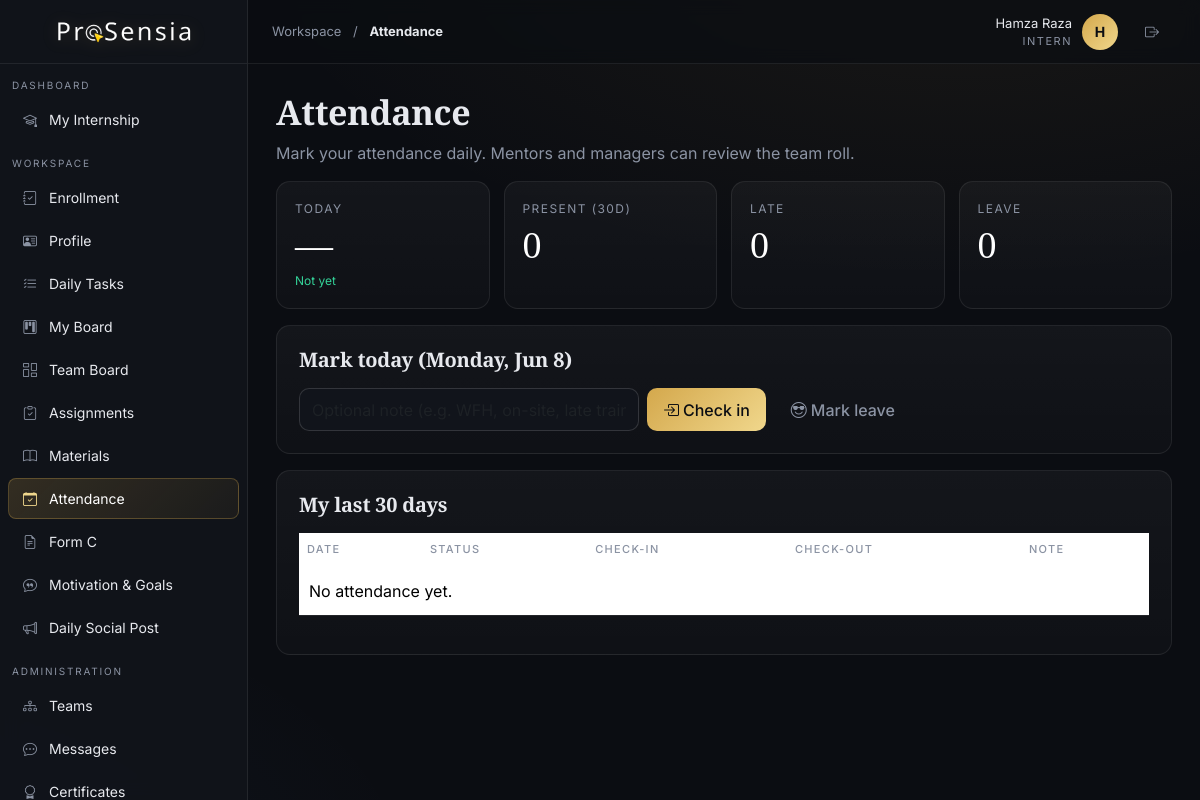
/shared/attendance.php (signed in), run on an earlier commit of the app's database.
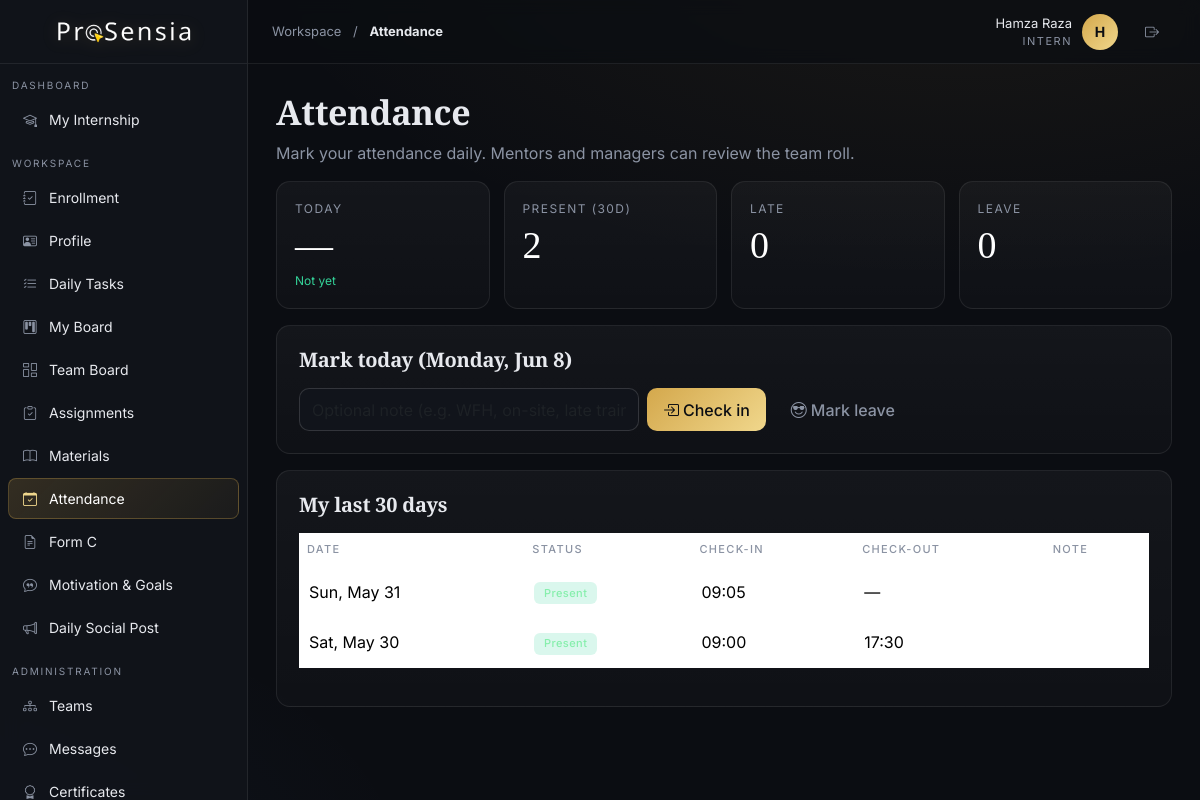
And on a later commit of the database.
### tables this page shows
CREATE TABLE attendance (
  id INT AUTO_INCREMENT PRIMARY KEY,
  user_id INT NOT NULL,
  team_id INT NULL,
  marked_on DATE NOT NULL,
  status ENUM('present','late','absent','leave') DEFAULT 'present',
  check_in TIME NULL, check_out TIME NULL,
  note VARCHAR(200),
  UNIQUE KEY uniq_day(user_id, marked_on),
  FOREIGN KEY (user_id) REFERENCES users(id) ON DELETE CASCADE,
  FOREIGN KEY (team_id) REFERENCES teams(id) ON DELETE SET NULL
);

### shared/attendance.php (the view, shortened to what this page needs)
<?php
require __DIR__ . '/../includes/header.php';
$uid=$user['id']; $role=$user['role'];
$today=date('Y-m-d');
$t=$pdo->prepare('SELECT * FROM attendance WHERE user_id=? AND marked_on=?'); $t->execute([$uid,$today]); $mine=$t->fetch();
$hist=$pdo->prepare('SELECT * FROM attendance WHERE user_id=? ORDER BY marked_on DESC LIMIT 30'); $hist->execute([$uid]);
$mine_hist=$hist->fetchAll();
$present=array_sum(array_map(fn($r)=>$r['status']==='present'?1:0,$mine_hist));
$late=array_sum(array_map(fn($r)=>$r['status']==='late'?1:0,$mine_hist));
$leave=array_sum(array_map(fn($r)=>$r['status']==='leave'?1:0,$mine_hist));
?>
<h1 class="serif" style="font-size:34px">Attendance</h1>
<p class="muted">Mark your attendance daily. Mentors and managers can review the team roll.</p>
<div class="stat-row mb-3">
  <div class="glass kpi"><div class="label">Today</div><div class="value"><?= $mine ? ucfirst($mine['status']) : '—' ?></div><div class="delta"><?= $mine && $mine['check_in'] ? 'In '.$mine['check_in'] : 'Not yet' ?></div></div>
  <div class="glass kpi"><div class="label">Present (30d)</div><div class="value"><?= $present ?></div></div>
  <div class="glass kpi"><div class="label">Late</div><div class="value"><?= $late ?></div></div>
  <div class="glass kpi"><div class="label">Leave</div><div class="value"><?= $leave ?></div></div>
</div>
<div class="glass card-pad mb-3">
  <h5 class="serif mb-3">Mark today (<?= e(date('l, M j')) ?>)</h5>
  <form method="post" class="d-flex flex-wrap gap-2">
    <input class="form-control" name="note" placeholder="Optional note (e.g. WFH, on-site, late train)" style="max-width:340px">
    <?php if(!$mine || $mine['status']==='leave'): ?>
      <button class="btn btn-primary" name="action" value="check_in"><i class="bi bi-box-arrow-in-right me-1"></i>Check in</button>
    <?php else: ?>
      <button class="btn btn-outline-light" name="action" value="check_out" <?= $mine['check_out']?'disabled':'' ?>><i class="bi bi-box-arrow-right me-1"></i><?= $mine['check_out']?'Checked out at '.substr($mine['check_out'],0,5):'Check out' ?></button>
    <?php endif; ?>
    <button class="btn btn-ghost" name="action" value="leave"><i class="bi bi-emoji-sunglasses me-1"></i>Mark leave</button>
  </form>
</div>
<div class="glass card-pad">
  <h5 class="serif mb-3">My last 30 days</h5>
  <div class="table-wrap">
  <table class="table table-hover">
    <thead><tr><th>Date</th><th>Status</th><th>Check-in</th><th>Check-out</th><th>Note</th></tr></thead>
    <tbody>
    <?php if(!$mine_hist): ?><tr><td colspan="5" class="muted">No attendance yet.</td></tr><?php endif; ?>
    <?php foreach($mine_hist as $r): ?>
      <tr><td><?= e(date('D, M j', strtotime($r['marked_on']))) ?></td>
        <td><span class="badge <?= ['present'=>'b-success','late'=>'b-warning','leave'=>'b-info','absent'=>'b-danger'][$r['status']] ?>"><?= e(ucfirst($r['status'])) ?></span></td>
        <td class="muted"><?= e($r['check_in'] ? substr($r['check_in'],0,5) : '—') ?></td>
        <td class="muted"><?= e($r['check_out'] ? substr($r['check_out'],0,5) : '—') ?></td>
        <td class="muted"><?= e($r['note']) ?></td></tr>
    <?php endforeach; ?>
    </tbody>
  </table>
  </div>
</div>
<?php require __DIR__ . '/../includes/footer.php'; ?>

What changed in the data, as far as the page shows it:
added attendance: marked_on "Sun, May 31", status "Present", check_in "09:05", check_out "—"
added attendance: marked_on "Sat, May 30", status "Present", check_in "09:00", check_out "17:30"
Also different on the page:
$present: "0" → "2"
text no longer shown: "No attendance yet."
